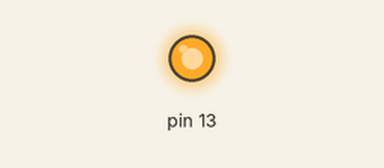
The sketch below on a simulated Arduino Uno, built with avr-gcc and run on an emulated ATmega328P. On the bench: output pins drawn as LEDs (lit = HIGH).

Above: at 0.2 s.
At 24.0 s:
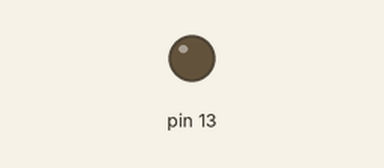
Timing chart, 0 to 32.5 s (numbered marks = the images above):
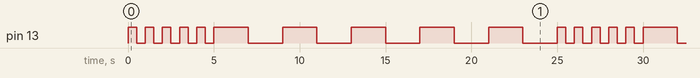

Measured:
- by itself, pin 13: repeats every 25.0 s: 4 × (LOW 0.50 s, HIGH 0.50 s), LOW 0.50 s, 5 × (HIGH 2.0 s, LOW 2.0 s), HIGH 0.50 s
- by itself, everything shown: repeats every 25.0 s, in 20 steps

The sketch:

sketch_jun19a.ino
```cpp
void setup() {

  pinMode(13, OUTPUT);
}

void loop() {
  for (int i = 0; i < 5; i++) {
    digitalWrite(13, HIGH);
    delay(500);
    digitalWrite(13, LOW);
    delay(500);
  }

  for (int i = 0; i < 5; i++) {

    digitalWrite(13, HIGH);
    delay(2000);
    digitalWrite(13, LOW);
    delay(2000);
  }

}
```

Fibonacci.c
```cpp
#include <stdio.h>

int main()
{
	int i;
	int n1 = 0, n2 = 1;
	int n = 4;
    int newNum = n1 + n2;
    printf("Fibonacci Sequence: 0, 1, ");

    for (i = 1; i <= n; ++i) {
        printf("%d, ", newNum);
        n1 = n2;
        n2 = newNum;
        newNum = n1 + n2;
    }

}
```
